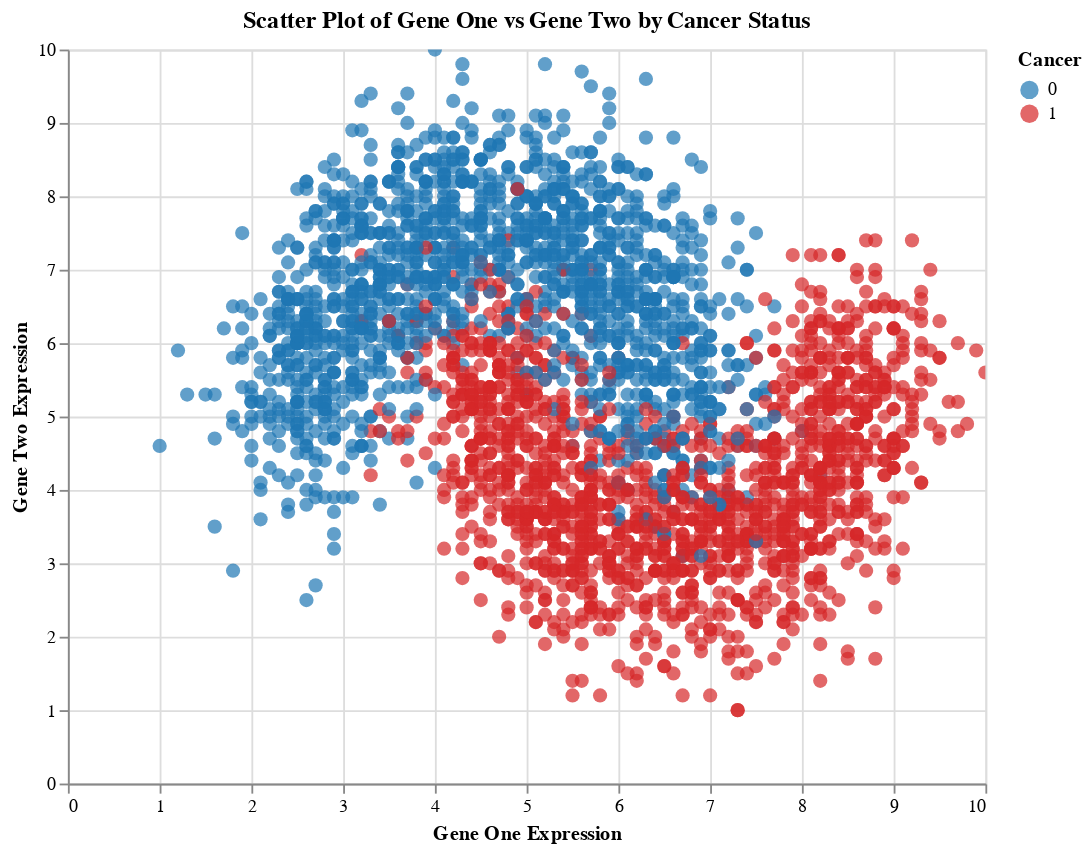

Write notebook code for a chart like this one.
### Code cell
scatter = alt.Chart(df).mark_circle(size=60).encode(
    x=alt.X('Gene One', title='Gene One Expression'),
    y=alt.Y('Gene Two', title='Gene Two Expression'),
    color=alt.Color('Cancer Present:N', scale=alt.Scale(range=['#1f77b4', '#d62728']), legend=alt.Legend(title='Cancer')),
    tooltip=['Gene One', 'Gene Two', 'Cancer Present']
).properties(
    width=500,
    height=400,
    title='Scatter Plot of Gene One vs Gene Two by Cancer Status'
).interactive()

scatter

### Figure 1 — Vega-Lite specification as saved in the notebook (floating-point values rounded to 4 significant figures; data arrays with more than 128 entries replaced by an {"elided": "..."} marker saying what was removed)
{"config": {"view": {"continuousWidth": 300, "continuousHeight": 300}}, "data": {"name": "data-805449fd7d1b5a364e9b0eeccf5753ae"}, "mark": {"type": "circle", "size": 60}, "encoding": {"color": {"field": "Cancer Present", "legend": {"title": "Cancer"}, "scale": {"range": ["#1f77b4", "#d62728"]}, "type": "nominal"}, "tooltip": [{"field": "Gene One", "type": "quantitative"}, {"field": "Gene Two", "type": "quantitative"}, {"field": "Cancer Present", "type": "quantitative"}], "x": {"field": "Gene One", "title": "Gene One Expression", "type": "quantitative"}, "y": {"field": "Gene Two", "title": "Gene Two Expression", "type": "quantitative"}}, "height": 400, "params": [{"name": "param_1", "select": {"type": "interval", "encodings": ["x", "y"]}, "bind": "scales"}], "title": "Scatter Plot of Gene One vs Gene Two by Cancer Status", "width": 500, "$schema": "https://vega.github.io/schema/vega-lite/v5.20.1.json", "datasets": {"data-805449fd7d1b5a364e9b0eeccf5753ae": {"elided": "3000 records"}}}
